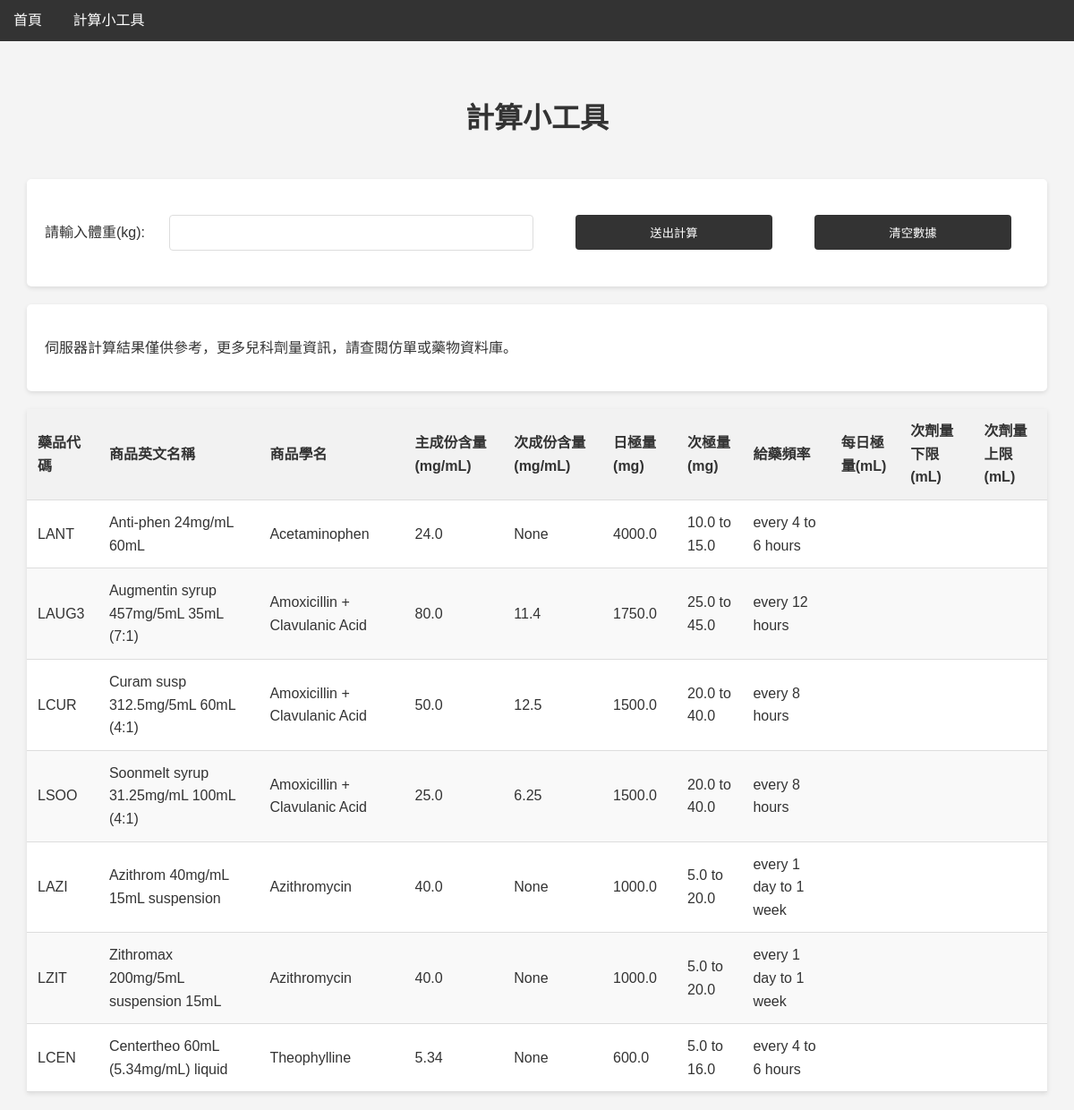
The page /calculator on the database its author committed.
### tables this page shows
CREATE TABLE medicines (
        drug_code TEXT PRIMARY KEY,
        english_name TEXT,
        generic_name TEXT,
        main_ingredient_content REAL,
        secondary_ingredient_content REAL,
        max_daily_text REAL,
        max_daily_mg REAL,
        max_daily_ml REAL,
        max_mg_per_kg_day REAL,
        max_ml_per_kg_day REAL,
        dosing_range_text REAL,
        lowest_dose_kg REAL,
        lowest_ml_kg REAL,
        highest_dose_kg REAL,
        highest_ml_kg REAL,
        frequency TEXT
    );

### app.py (the view)
@app.route('/calculator', methods=['GET', 'POST'])
def calculator():
    db = get_db()
    cur = db.execute('SELECT * FROM medicines')
    medicines = cur.fetchall()
    return render_template('calculator.html', medicines=medicines)

### app.py (called while the page is built)
def get_db():
    db = getattr(g, '_database', None)
    if db is None:
        db = g._database = sqlite3.connect(DATABASE)
        db.row_factory = sqlite3.Row
    return db

@app.teardown_appcontext
def close_connection(exception):
    db = getattr(g, '_database', None)
    if db is not None:
        db.close()

### templates/calculator.html (shortened to what this page needs)
<!DOCTYPE html>
<html lang="zh">
<head>
    <link rel="stylesheet" href="{{ url_for('static', filename='css/style.css') }}">
</head>
<body>
    <nav>
        <a href="{{ url_for('home') }}">首頁</a>
        <a href="{{ url_for('calculator') }}">計算小工具</a>
    </nav>
    <div class="container">
        <h1>計算小工具</h1>
        <form id="calculator-form" method="POST">
            <label for="weight">請輸入體重(kg):</label>
            <input type="number" id="weight" name="weight" step="0.1" required>
            <button type="submit">送出計算</button>
            <button type="button" id="clear-data" onclick="clearData()">清空數據</button>
        </form>
        {% if result is not none %}
            <div class="result">
                <p>伺服器計算結果僅供參考，更多兒科劑量資訊，請查閱仿單或藥物資料庫。 {{ result }}</p>
            </div>
        {% endif %}
        <table id="medicines-table">
            <thead>
                <tr>
                    <th>藥品代碼</th>
                    <th>商品英文名稱</th>
                    <th>商品學名</th>
                    <th>主成份含量(mg/mL)</th>
                    <th>次成份含量(mg/mL)</th>
                    <th>日極量(mg)</th>
                    <th>次極量(mg)</th>
                    <th>給藥頻率</th>
                    <th>每日極量(mL)</th>
                    <th>次劑量下限(mL)</th>
                    <th>次劑量上限(mL)</th>
                </tr>
            </thead>
            <tbody>
                {% for medicine in medicines %}
                <tr>
                    <td>{{ medicine.drug_code }}</td>
                    <td>{{ medicine.english_name }}</td>
                    <td>{{ medicine.generic_name }}</td>
                    <td>{{ medicine.main_ingredient_content }}</td>
                    <td>{{ medicine.secondary_ingredient_content }}</td>
                    <td>{{ medicine.max_daily_mg }}</td>
                    <td>{{ medicine.lowest_dose_kg }} to {{ medicine.highest_dose_kg }}</td>
                    <td>{{ medicine.frequency }}</td>
                    <td class="calculated-value" data-field="daily_max_ml"></td>
                    <td class="calculated-value" data-field="single_dose_min_ml"></td>
                    <td class="calculated-value" data-field="single_dose_max_ml"></td>
                </tr>
                {% endfor %}
            </tbody>
        </table>
    </div>
</body>
</html>

### static/css/style.css (style rules this page uses)
body { font-family: Arial, sans-serif; line-height: 1.6; margin: 0; padding: 0; background-color: #f4f4f4; color: #333; }
.container { width: 95%; max-width: 1400px; margin: auto; overflow: hidden; padding: 20px; }
h1 { color: #333; text-align: center; padding: 20px 0; transition: color 0.3s ease; }
nav { background-color: #333; color: #fff; padding: 10px 0; }
nav a { color: #fff; text-decoration: none; padding: 10px 15px; transition: background-color 0.3s ease; }
form { display: flex; justify-content: space-between; align-items: center; background: #fff; padding: 20px; margin-top: 20px; border-radius: 5px; box-shadow: 0 2px 5px rgba(0,0,0,0.1); }
input[type="number"] { font-size: 16px; width: 35%; padding: 10px; margin: 20px; border: 1px solid #ddd; border-radius: 4px; }
button { display: block; width: 20%; padding: 10px; margin: 20px; background: #333; color: #fff; border: none; border-radius: 4px; cursor: pointer; transition: background-color 0.3s ease; }
.result { background: #fff; padding: 20px; margin-top: 20px; border-radius: 5px; box-shadow: 0 2px 5px rgba(0,0,0,0.1); }
table { width: 100%; border-collapse: collapse; margin-top: 20px; background: #fff; box-shadow: 0 2px 5px rgba(0,0,0,0.1); }
th, td { padding: 12px; text-align: left; border-bottom: 1px solid #ddd; }
th { background-color: #f2f2f2; font-weight: bold; }
.calculated-value { font-weight: bold; color: #007bff; }
tr:nth-child(even) { background-color: #f9f9f9; }
thead { position: sticky; top: 0; background-color: #fff; z-index: 1; }
.result, .calculated-value { animation: fadeIn 0.5s ease-in-out; }

### rows shown on the page
medicines: drug_code "LANT", english_name "Anti-phen 24mg/mL 60mL", generic_name "Acetaminophen", main_ingredient_content "24.0", secondary_ingredient_content "None", max_daily_mg "4000.0", lowest_dose_kg "10.0", highest_dose_kg "15.0", frequency "every 4 to 6 hours"
medicines: drug_code "LAUG3", english_name "Augmentin syrup 457mg/5mL 35mL (7:1)", generic_name "Amoxicillin + Clavulanic Acid", main_ingredient_content "80.0", secondary_ingredient_content "11.4", max_daily_mg "1750.0", lowest_dose_kg "25.0", highest_dose_kg "45.0", frequency "every 12 hours"
medicines: drug_code "LCUR", english_name "Curam susp 312.5mg/5mL 60mL (4:1)", generic_name "Amoxicillin + Clavulanic Acid", main_ingredient_content "50.0", secondary_ingredient_content "12.5", max_daily_mg "1500.0", lowest_dose_kg "20.0", highest_dose_kg "40.0", frequency "every 8 hours"
medicines: drug_code "LSOO", english_name "Soonmelt syrup 31.25mg/mL 100mL (4:1)", generic_name "Amoxicillin + Clavulanic Acid", main_ingredient_content "25.0", secondary_ingredient_content "6.25", max_daily_mg "1500.0", lowest_dose_kg "20.0", highest_dose_kg "40.0", frequency "every 8 hours"
medicines: drug_code "LAZI", english_name "Azithrom 40mg/mL 15mL suspension", generic_name "Azithromycin", main_ingredient_content "40.0", secondary_ingredient_content "None", max_daily_mg "1000.0", lowest_dose_kg "5.0", highest_dose_kg "20.0", frequency "every 1 day to 1 week"
medicines: drug_code "LZIT", english_name "Zithromax 200mg/5mL suspension 15mL", generic_name "Azithromycin", main_ingredient_content "40.0", secondary_ingredient_content "None", max_daily_mg "1000.0", lowest_dose_kg "5.0", highest_dose_kg "20.0", frequency "every 1 day to 1 week"
medicines: drug_code "LCEN", english_name "Centertheo 60mL (5.34mg/mL) liquid", generic_name "Theophylline", main_ingredient_content "5.34", secondary_ingredient_content "None", max_daily_mg "600.0", lowest_dose_kg "5.0", highest_dose_kg "16.0", frequency "every 4 to 6 hours"
